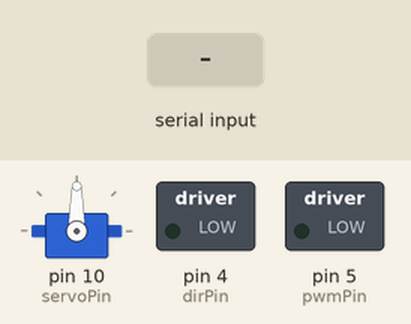
This sketch was run on a simulated Arduino Uno, built with avr-gcc and run on an emulated ATmega328P. Shown: servo, switched loads named in the sketch (green lamp = pin HIGH). The test bench sets the inputs (shaded band).

Above: at 1.2 s.
1.3 s: "F" received over Serial
At 1.6 s:
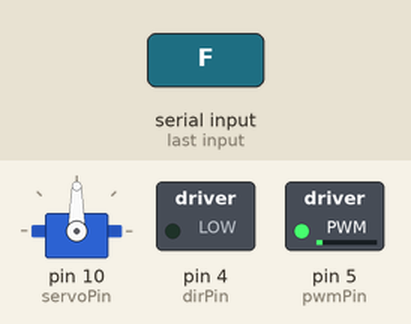
2.8 s: "L" received over Serial
At 3.9 s:
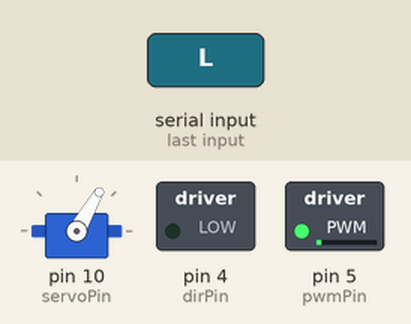
4.3 s: "R" received over Serial
At 5.0 s:
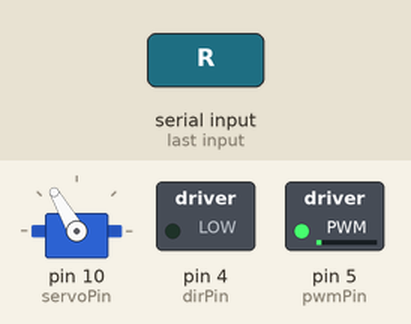
Timing chart, 0 to 8.8 s (numbered marks = the images above; inputs shaded):
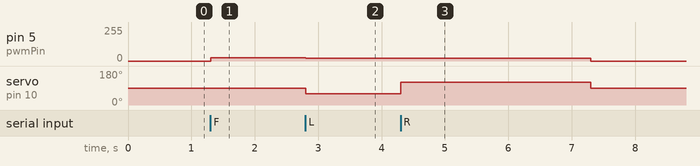

The sketch:

OLD_alex_car_control.ino
```cpp
#include <Servo.h>

// === Pin assignments (same as your original motor wiring) ===
const int dirPin  = 4;   // Direction to Cytron MD30C
const int pwmPin  = 5;   // PWM speed to Cytron
const int servoPin = 10; // Steering servo signal (white wire)

// === Steering servo ===
Servo steering;

// === Motor speed settings (safe, low-power for testing) ===
// You can increase these later once everything works.
const int forwardPWM = 25;   // gentle forward speed (0–255)
const int turnPWM    = 20;   // even slower when turning

// === Steering angles (you can tweak these if needed) ===
const int servoCenter = 90;  // center
const int servoLeft   = 60;  // left turn
const int servoRight  = 120; // right turn

// === Failsafe and command tracking ===
unsigned long lastCmdTime = 0;
const unsigned long timeoutMs = 3000;   // stop if no command for 3 seconds

char lastCmd = 'S';  // last command: 'F', 'L', 'R', 'S'


// --------- Motor/steering helper functions ---------

void stopMotor() {
  analogWrite(pwmPin, 0);  // motor OFF
}

void forward() {
  digitalWrite(dirPin, LOW);           // LOW = forward (same as your old code)
  analogWrite(pwmPin, forwardPWM);     // gentle throttle
  steering.write(servoCenter);         // steer straight
}

void turnLeft() {
  digitalWrite(dirPin, LOW);
  analogWrite(pwmPin, turnPWM);        // slower while turning
  steering.write(servoLeft);
}

void turnRight() {
  digitalWrite(dirPin, LOW);
  analogWrite(pwmPin, turnPWM);
  steering.write(servoRight);
}

void applyCommand() {
  if (lastCmd == 'F') {
    forward();
  } else if (lastCmd == 'L') {
    turnLeft();
  } else if (lastCmd == 'R') {
    turnRight();
  } else { // 'S' or anything else
    stopMotor();
    steering.write(servoCenter);
  }
}


// --------- Arduino standard setup/loop ---------

void setup() {
  pinMode(dirPin, OUTPUT);
  pinMode(pwmPin, OUTPUT);

  steering.attach(servoPin);
  steering.write(servoCenter);

  stopMotor();

  Serial.begin(115200);   // Jetson will use 115200 baud

  lastCmdTime = millis();
}

void loop() {
  // Read any incoming serial command from Jetson
  if (Serial.available() > 0) {
    char cmd = Serial.read();
    lastCmd = cmd;
    lastCmdTime = millis();
  }

  // Apply the most recent command
  applyCommand();

  // Failsafe: if no command for timeoutMs, stop
  if (millis() - lastCmdTime > timeoutMs) {
    lastCmd = 'S';
    stopMotor();
    steering.write(servoCenter);
  }

  delay(5);
}
```

Measured:
- after the input at 1.3 s, pin 5 (pwmPin): 0/255 → 25/255 at once
- after the input at 2.8 s, pin 5 (pwmPin): 25/255 → 20/255 at once; servo on pin 10 (servoPin): 90° → 60° at once
- after the input at 4.3 s, pin 5 (pwmPin): 20/255 → 0/255 after 3.0 s instead of 1.5 s; servo on pin 10 (servoPin): 60° → 120° at once, → 90° 3.0 s later
